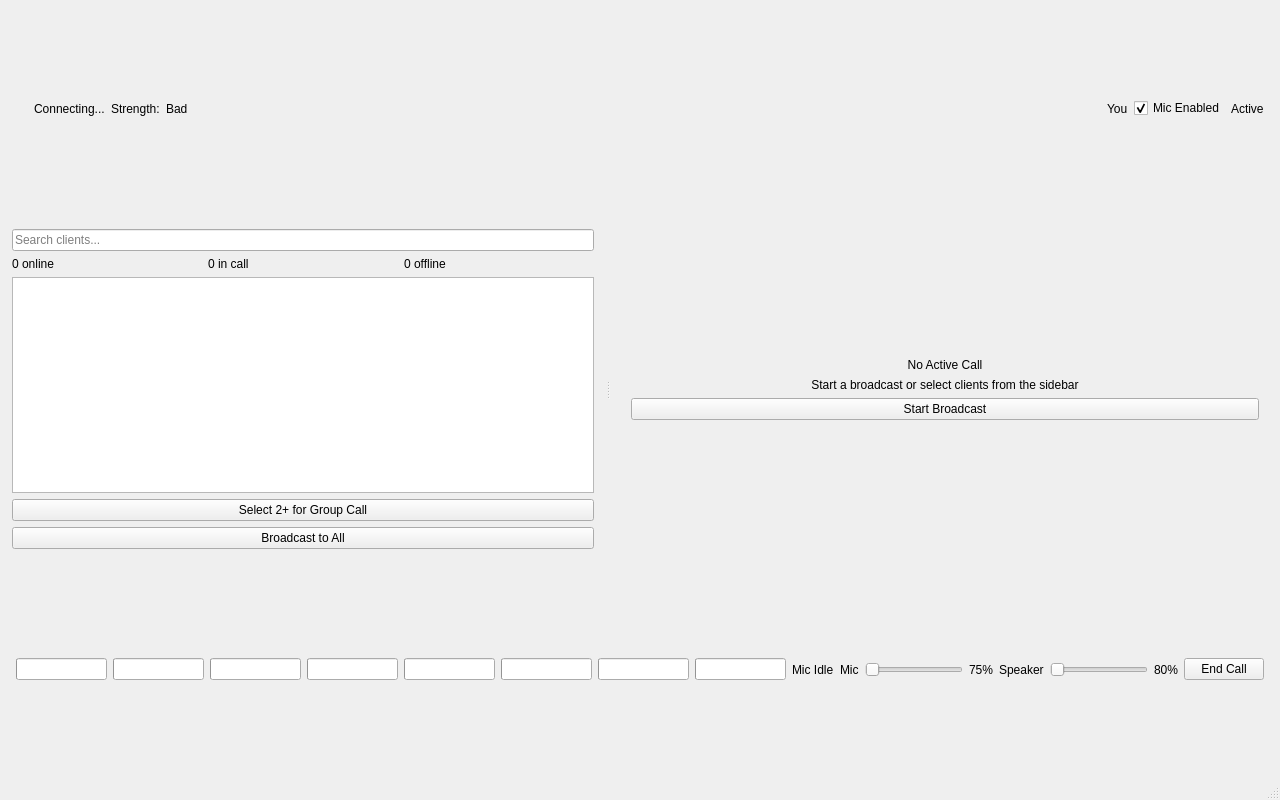
<?xml version="1.0" encoding="UTF-8"?>
<ui version="4.0">
 <class>MainWindow</class>
 <widget class="QMainWindow" name="MainWindow">
  <property name="geometry">
   <rect>
    <x>0</x>
    <y>0</y>
    <width>1280</width>
    <height>800</height>
   </rect>
  </property>
  <property name="windowTitle">
   <string>Dynamic VoIP UI (Qt Conversion)</string>
  </property>
  <widget class="QWidget" name="centralwidget">
   <layout class="QVBoxLayout" name="verticalLayoutRoot">
    <property name="spacing">
     <number>0</number>
    </property>
    <property name="leftMargin">
     <number>0</number>
    </property>
    <property name="topMargin">
     <number>0</number>
    </property>
    <property name="rightMargin">
     <number>0</number>
    </property>
    <property name="bottomMargin">
     <number>0</number>
    </property>
    <item>
     <widget class="QFrame" name="headerFrame">
      <property name="frameShape">
       <enum>QFrame::NoFrame</enum>
      </property>
      <layout class="QHBoxLayout" name="headerLayout">
       <property name="leftMargin"><number>16</number></property>
       <property name="topMargin"><number>12</number></property>
       <property name="rightMargin"><number>16</number></property>
       <property name="bottomMargin"><number>12</number></property>
       <item>
        <widget class="QLabel" name="lblServerDot">
         <property name="minimumSize"><size><width>12</width><height>12</height></size></property>
         <property name="maximumSize"><size><width>12</width><height>12</height></size></property>
        </widget>
       </item>
       <item>
        <widget class="QLabel" name="lblServerState">
         <property name="text"><string>Connecting...</string></property>
        </widget>
       </item>
       <item>
        <widget class="QLabel" name="lblLatencyTitle">
         <property name="text"><string>Strength:</string></property>
        </widget>
       </item>
       <item>
        <widget class="QLabel" name="lblLatencyValue">
         <property name="text"><string>Bad</string></property>
        </widget>
       </item>
       <item>
        <spacer name="horizontalSpacerHeader">
         <property name="orientation"><enum>Qt::Horizontal</enum></property>
         <property name="sizeHint" stdset="0"><size><width>40</width><height>20</height></size></property>
        </spacer>
       </item>
       <item>
        <widget class="QLabel" name="lblUsername">
         <property name="text"><string>You</string></property>
        </widget>
       </item>
       <item>
        <widget class="QCheckBox" name="chkMicActive">
         <property name="text"><string>Mic Enabled</string></property>
         <property name="checked"><bool>true</bool></property>
        </widget>
       </item>
       <item>
        <widget class="QLabel" name="lblMuteState">
         <property name="text"><string>Active</string></property>
        </widget>
       </item>
      </layout>
     </widget>
    </item>
    <item>
     <widget class="QSplitter" name="mainSplitter">
      <property name="orientation"><enum>Qt::Horizontal</enum></property>
      <widget class="QWidget" name="leftPanel">
       <layout class="QVBoxLayout" name="leftLayout">
        <property name="leftMargin"><number>12</number></property>
        <property name="topMargin"><number>12</number></property>
        <property name="rightMargin"><number>12</number></property>
        <property name="bottomMargin"><number>12</number></property>
        <item>
         <widget class="QLineEdit" name="editSearch">
          <property name="placeholderText"><string>Search clients...</string></property>
         </widget>
        </item>
        <item>
         <layout class="QHBoxLayout" name="statsLayout">
          <item><widget class="QLabel" name="lblOnlineCount"><property name="text"><string>0 online</string></property></widget></item>
          <item><widget class="QLabel" name="lblInCallCount"><property name="text"><string>0 in call</string></property></widget></item>
          <item><widget class="QLabel" name="lblOfflineCount"><property name="text"><string>0 offline</string></property></widget></item>
         </layout>
        </item>
        <item>
         <widget class="QListWidget" name="listClients"/>
        </item>
        <item>
         <widget class="QPushButton" name="btnGroupCall">
          <property name="text"><string>Select 2+ for Group Call</string></property>
         </widget>
        </item>
        <item>
         <widget class="QPushButton" name="btnBroadcastAll">
          <property name="text"><string>Broadcast to All</string></property>
         </widget>
        </item>
       </layout>
      </widget>
      <widget class="QWidget" name="rightPanel">
       <layout class="QVBoxLayout" name="rightLayout">
        <property name="leftMargin"><number>12</number></property>
        <property name="topMargin"><number>12</number></property>
        <property name="rightMargin"><number>12</number></property>
        <property name="bottomMargin"><number>12</number></property>
        <item>
         <widget class="QStackedWidget" name="callStack">
          <widget class="QWidget" name="pageIdle">
           <layout class="QVBoxLayout" name="idleLayout">
            <item>
             <spacer name="verticalSpacerIdleTop">
              <property name="orientation"><enum>Qt::Vertical</enum></property>
              <property name="sizeHint" stdset="0"><size><width>20</width><height>120</height></size></property>
             </spacer>
            </item>
            <item>
             <widget class="QLabel" name="lblNoCallTitle">
              <property name="text"><string>No Active Call</string></property>
              <property name="alignment"><set>Qt::AlignCenter</set></property>
             </widget>
            </item>
            <item>
             <widget class="QLabel" name="lblNoCallSubtitle">
              <property name="text"><string>Start a broadcast or select clients from the sidebar</string></property>
              <property name="alignment"><set>Qt::AlignCenter</set></property>
             </widget>
            </item>
            <item>
             <widget class="QPushButton" name="btnStageBroadcast">
              <property name="text"><string>Start Broadcast</string></property>
             </widget>
            </item>
            <item>
             <spacer name="verticalSpacerIdleBottom">
              <property name="orientation"><enum>Qt::Vertical</enum></property>
              <property name="sizeHint" stdset="0"><size><width>20</width><height>120</height></size></property>
             </spacer>
            </item>
           </layout>
          </widget>
          <widget class="QWidget" name="pageActive">
           <layout class="QVBoxLayout" name="activeLayout">
            <item>
             <widget class="QLabel" name="lblCallType">
              <property name="text"><string>CALL</string></property>
             </widget>
            </item>
            <item>
             <widget class="QLabel" name="lblParticipantCount">
              <property name="text"><string>0 participant(s)</string></property>
             </widget>
            </item>
            <item>
             <widget class="QLabel" name="lblLiveBroadcast">
              <property name="text"><string>LIVE BROADCAST</string></property>
             </widget>
            </item>
            <item>
             <widget class="QListWidget" name="listParticipants"/>
            </item>
            <item>
             <widget class="QPushButton" name="btnPushToTalk">
              <property name="text"><string>Hold to Broadcast</string></property>
             </widget>
            </item>
            <item>
             <widget class="QLabel" name="lblPushHint">
              <property name="text"><string>Press and hold to push-to-talk</string></property>
              <property name="alignment"><set>Qt::AlignCenter</set></property>
             </widget>
            </item>
           </layout>
          </widget>
         </widget>
        </item>
       </layout>
      </widget>
     </widget>
    </item>
    <item>
     <widget class="QFrame" name="bottomFrame">
      <property name="frameShape"><enum>QFrame::NoFrame</enum></property>
      <layout class="QHBoxLayout" name="bottomLayout">
       <property name="leftMargin"><number>16</number></property>
       <property name="topMargin"><number>10</number></property>
       <property name="rightMargin"><number>16</number></property>
       <property name="bottomMargin"><number>10</number></property>
       <item>
        <layout class="QHBoxLayout" name="visualizerLayout">
         <item><widget class="QProgressBar" name="bar1"/></item>
         <item><widget class="QProgressBar" name="bar2"/></item>
         <item><widget class="QProgressBar" name="bar3"/></item>
         <item><widget class="QProgressBar" name="bar4"/></item>
         <item><widget class="QProgressBar" name="bar5"/></item>
         <item><widget class="QProgressBar" name="bar6"/></item>
         <item><widget class="QProgressBar" name="bar7"/></item>
         <item><widget class="QProgressBar" name="bar8"/></item>
        </layout>
       </item>
       <item>
        <widget class="QLabel" name="lblMicActivity">
         <property name="text"><string>Mic Idle</string></property>
        </widget>
       </item>
       <item>
        <widget class="QLabel" name="lblMicLabel">
         <property name="text"><string>Mic</string></property>
        </widget>
       </item>
       <item>
        <widget class="QSlider" name="sliderMic">
         <property name="orientation"><enum>Qt::Horizontal</enum></property>
        </widget>
       </item>
       <item>
        <widget class="QLabel" name="lblMicValue">
         <property name="text"><string>75%</string></property>
        </widget>
       </item>
       <item>
        <widget class="QLabel" name="lblSpeakerLabel">
         <property name="text"><string>Speaker</string></property>
        </widget>
       </item>
       <item>
        <widget class="QSlider" name="sliderSpeaker">
         <property name="orientation"><enum>Qt::Horizontal</enum></property>
        </widget>
       </item>
       <item>
        <widget class="QLabel" name="lblSpeakerValue">
         <property name="text"><string>80%</string></property>
        </widget>
       </item>
       <item>
        <widget class="QPushButton" name="btnEndCall">
         <property name="text"><string>End Call</string></property>
        </widget>
       </item>
      </layout>
     </widget>
    </item>
   </layout>
  </widget>
  <widget class="QStatusBar" name="statusbar"/>
 </widget>
 <resources/>
 <connections/>
</ui>
